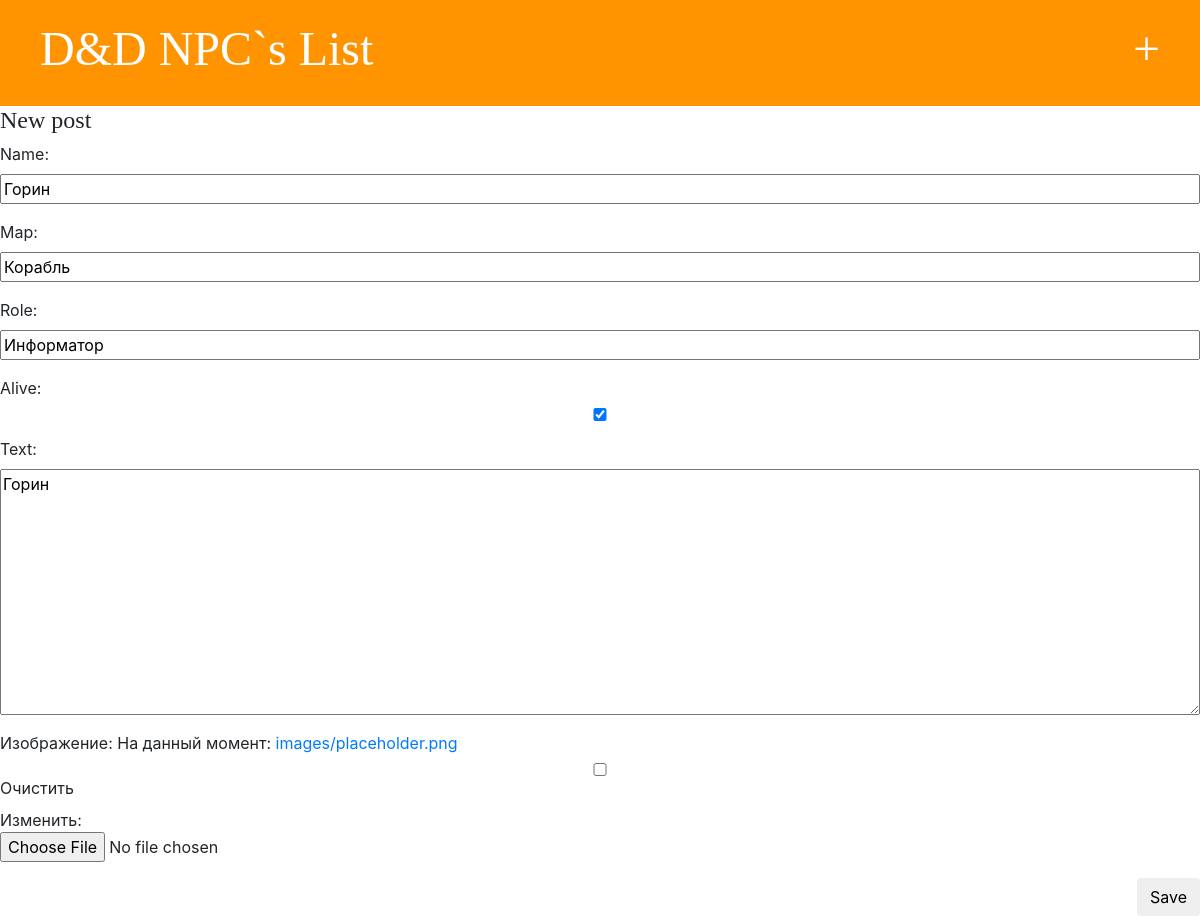
Screenshot of /post/8/edit/ with the database file from the repository.
### NPC/models.py (models this page shows, shortened)
class Person(models.Model):
    name = models.CharField(max_length=50)
    text = models.TextField()
    icon = models.ImageField(null=False, default="images/placeholder.png", blank=True, upload_to="images", verbose_name='Изображение')
    role = models.CharField(max_length=50, default="")
    map = models.CharField(max_length=50, default="")
    created_date = models.DateTimeField(default=timezone.now)
    alive = models.BooleanField(default="True")

### NPC/views.py (the view)
# urls.py: path('post/<int:pk>/edit/', views.post_edit, name='post_edit'),
def post_edit(request, pk):
    post = get_object_or_404(Person, id=pk)
    if request.method == "POST":
        form = PersonForm(request.POST, instance=post)
        if form.is_valid():
            post = form.save(commit=False)
            post.published_date = timezone.now()
            post.save()
            return redirect('get_npc_id', npcid=post.pk)
    else:
        form = PersonForm(instance=post)
    return render(request, 'npc/post_edit.html', {'form': form})

### NPC/forms.py
class PersonForm(forms.ModelForm):
    class Meta:
        model = Person
        fields = ('name', 'map', 'role', 'alive', 'text', 'icon')

### templates/npc/post_edit.html
{% extends 'base.html' %}
{% block content %}
    <h1>New post</h1>
    <div class="main">
        <form method="POST" class="post-form">{% csrf_token %}
            {{ form.as_p }}
            <button type="submit" class="save btn btn-default">Save</button>
        </form>
    </div>
{% endblock %}

### NPC/static/css/npc.css (style rules this page uses)
h1, h2, h3, h4 { font-family: 'Lobster', cursive; font-size: 18pt; }
.save { float: right; }
.post-form textarea, .post-form input { width: 100%; }

### rows the page displays
Person: name "Горин", map "Корабль", role "Информатор", alive "☑", text "Горин"
